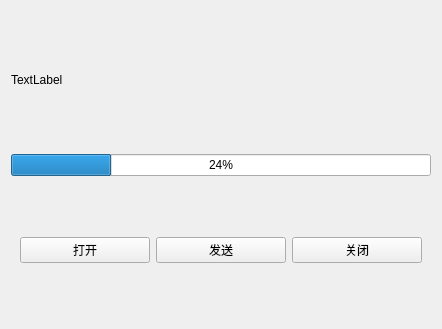
<?xml version="1.0" encoding="UTF-8"?>
<ui version="4.0">
 <class>tcpserver</class>
 <widget class="QWidget" name="tcpserver">
  <property name="geometry">
   <rect>
    <x>0</x>
    <y>0</y>
    <width>442</width>
    <height>329</height>
   </rect>
  </property>
  <property name="windowTitle">
   <string>Form</string>
  </property>
  <layout class="QVBoxLayout" name="verticalLayout">
   <item>
    <widget class="QLabel" name="label">
     <property name="text">
      <string>TextLabel</string>
     </property>
    </widget>
   </item>
   <item>
    <widget class="QProgressBar" name="progressBar">
     <property name="value">
      <number>24</number>
     </property>
    </widget>
   </item>
   <item>
    <widget class="QWidget" name="widget" native="true">
     <layout class="QHBoxLayout" name="horizontalLayout">
      <item>
       <widget class="QPushButton" name="openBtn">
        <property name="text">
         <string>打开</string>
        </property>
       </widget>
      </item>
      <item>
       <widget class="QPushButton" name="sendBtn">
        <property name="text">
         <string>发送</string>
        </property>
       </widget>
      </item>
      <item>
       <widget class="QPushButton" name="closeBtn">
        <property name="text">
         <string>关闭</string>
        </property>
       </widget>
      </item>
     </layout>
    </widget>
   </item>
  </layout>
 </widget>
 <resources/>
 <connections/>
</ui>
